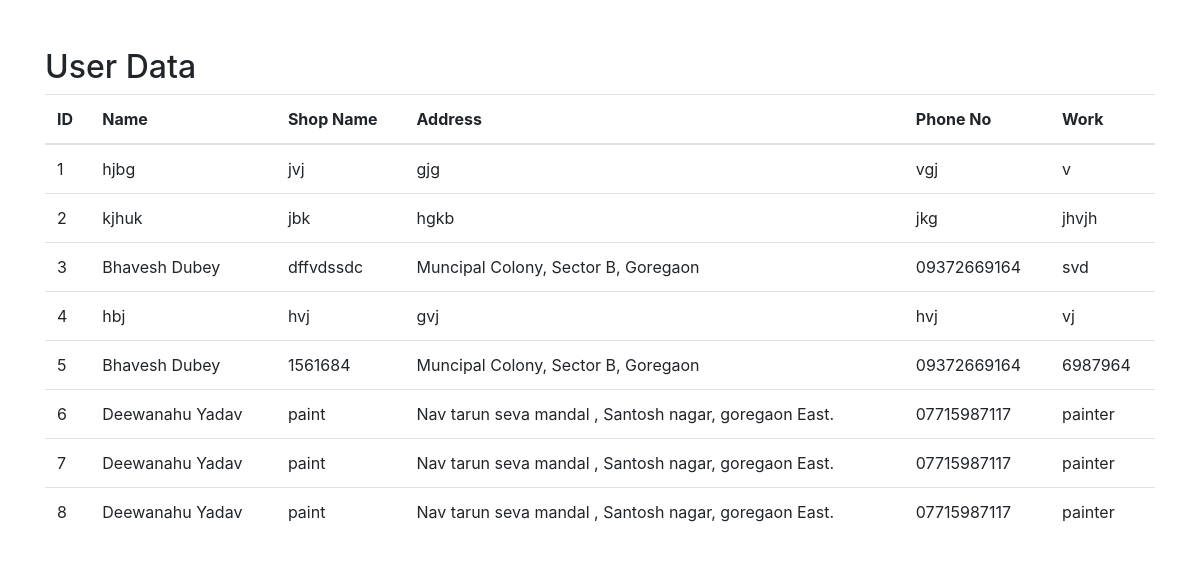
The app's page /superadmin/display_shop.php with its own data.
### tables this page shows
CREATE TABLE `shop` (
  `id` int(11) NOT NULL,
  `name` varchar(255) NOT NULL,
  `shopname` varchar(255) NOT NULL,
  `address` varchar(255) NOT NULL,
  `phone_no` varchar(15) NOT NULL,
  `work` varchar(255) NOT NULL,
  `password` varchar(255) NOT NULL
);

### superadmin/display_shop.php (the view, shortened to what this page needs)
<!DOCTYPE html>
<html lang="en">
<head>
    <link rel="stylesheet" href="https://maxcdn.bootstrapcdn.com/bootstrap/4.5.2/css/bootstrap.min.css">
</head>
<body>
    <div class="container mt-5">
        <h2>User Data</h2>
        <table class="table">
            <thead>
                <tr>
                    <th>ID</th>
                    <th>Name</th>
                    <th>Shop Name</th>
                    <th>Address</th>
                    <th>Phone No</th>
                    <th>Work</th>
                </tr>
            </thead>
            <tbody>
                <?php
                include_once '../config.php';
                $sql = "SELECT * FROM shop";
                $result = $conn->query($sql);
                if ($result->num_rows > 0) {
                    while ($row = $result->fetch_assoc()) {
                        echo "<tr>";
                        echo "<td>" . $row['id'] . "</td>";
                        echo "<td>" . $row['name'] . "</td>";
                        echo "<td>" . $row['shopname'] . "</td>";
                        echo "<td>" . $row['address'] . "</td>";
                        echo "<td>" . $row['phone_no'] . "</td>";
                        echo "<td>" . $row['work'] . "</td>";
                        echo "</tr>";
                    }
                } else {
                    echo "<tr><td colspan='6'>No data found</td></tr>";
                }
                ?>
            </tbody>
        </table>
    </div>
</body>
</html>

### records on screen
shop: id "1", name "hjbg", shopname "jvj", address "gjg", phone_no "vgj", work "v"
shop: id "2", name "kjhuk", shopname "jbk", address "hgkb", phone_no "jkg", work "jhvjh"
shop: id "3", name "Bhavesh Dubey", shopname "dffvdssdc", address "Muncipal Colony, Sector B, Goregaon", phone_no "09372669164", work "svd"
shop: id "4", name "hbj", shopname "hvj", address "gvj", phone_no "hvj", work "vj"
shop: id "5", name "Bhavesh Dubey", shopname "1561684", address "Muncipal Colony, Sector B, Goregaon", phone_no "09372669164", work "6987964"
shop: id "6", name "Deewanahu Yadav", shopname "paint", address "Nav tarun seva mandal , Santosh nagar, goregaon East.", phone_no "07715987117", work "painter"
shop: id "7", name "Deewanahu Yadav", shopname "paint", address "Nav tarun seva mandal , Santosh nagar, goregaon East.", phone_no "07715987117", work "painter"
shop: id "8", name "Deewanahu Yadav", shopname "paint", address "Nav tarun seva mandal , Santosh nagar, goregaon East.", phone_no "07715987117", work "painter"
